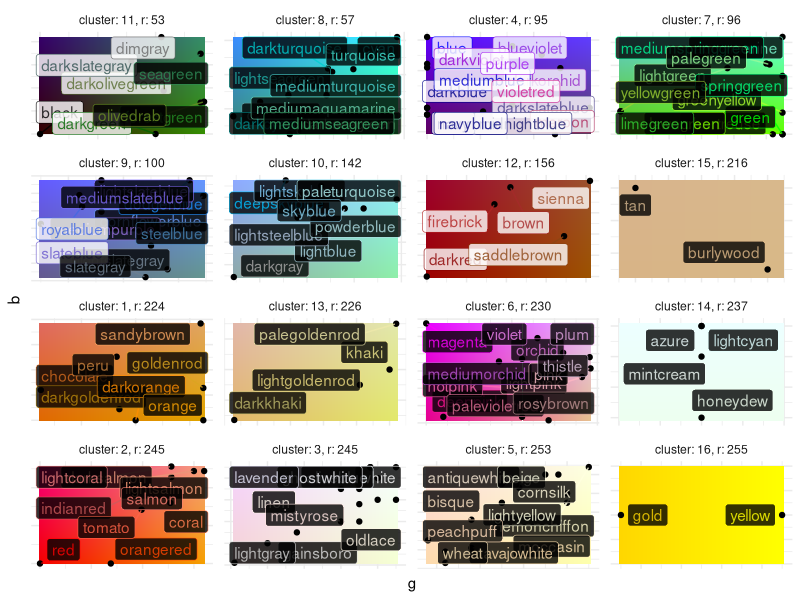

Reproduce this figure in R.
library(tidyverse)

N <- 16

METHOD <- "cie2000"

set.seed(20200109)

all <-
  tibble(color = colors(), rgb = farver::decode_colour(color), hex = farver::encode_colour(rgb)) %>%
  mutate(r = rgb[, 1], g = rgb[, 2], b = rgb[, 3]) %>%
  separate(color, into = c("name", "variant"), sep = "(?=[0-9]+)", remove = FALSE, extra = "merge", fill = "right") %>%
  filter(!grepl("grey", name)) %>%
  mutate(variant = coalesce(variant, "")) %>%
  group_by(name) %>%
  mutate(singleton = (n() == 1)) %>%
  ungroup() %>%
  filter(name != "gray", singleton | variant == "")

# Needs https://github.com/thomasp85/farver/pulls/21 for Euclidean:
dist <- farver::compare_colour(farver::decode_colour(all$hex), farver::decode_colour(all$hex), from_space = "rgb", method = METHOD)

agnes <- cluster::agnes(dist, diss = TRUE)
dend <- as.dendrogram(agnes)

while (length(dend) < N) {
  lengths <- map_int(dend, ~ length(unlist(.)))
  dend <- dend[order(-lengths)]
  dend <- c(dend[[1]], dend[-1])
}

cluster <-
  map(dend, unlist) %>%
  enframe("cluster") %>%
  unnest(value) %>%
  arrange(value) %>%
  pull(cluster)

all_clustered <-
  all %>%
  mutate(cluster = !!cluster) %>%
  group_by(cluster) %>%
  mutate(mean_r = mean(r), sd_r = sd(r)) %>%
  ungroup() %>%
  arrange(mean_r) %>%
  mutate(facet = forcats::fct_inorder(paste0("cluster: ", cluster, ", r: ", round(mean_r)))) %>%
  mutate(
    is_light = as.vector(diff(t(
      farver::compare_colour(farver::decode_colour(hex), farver::decode_colour(c("black", "white")), from_space = "rgb", method = METHOD)
    ))) < 0
  ) %>%
  mutate(hex_bg = c("black", "white")[if_else(is_light, 1, 2)])

all_clustered %>%
  group_by(facet) %>%
  summarize_at(vars(r, g, b), ~ diff(range(.))) %>%
  pivot_longer(-facet) %>%
  arrange(value) %>%
  filter(!duplicated(facet)) %>%
  count(name)


all_grid <-
  all_clustered %>%
  group_by(facet) %>%
  summarize_at(vars(r, g, b), list(min = min, max = max, mean = ~ round(mean(.)), extent = ~ diff(range(.)), grid = ~ list(seq.int(min(.), max(.))))) %>%
  mutate(grid = map2(g_grid, b_grid, ~ expand_grid(g = .x, b = .y))) %>%
  select(facet, r = r_mean, grid) %>%
  unnest(grid) %>%
  mutate(hex = rgb(r, g, b, maxColorValue = 255))

#+ r plot, fig.width = 16, fig.height = 9, fig.retina = TRUE
ggplot(mapping = aes(x = g, y = b)) +
  geom_tile(aes(fill = hex), data = all_grid) +
  geom_point(data = all_clustered) +
  ggrepel::geom_label_repel(aes(label = color, color = hex, fill = hex_bg), data = all_clustered, alpha = 0.8) +
  #geom_label(aes(label = color, color = hex, fill = hex_bg), data = all_clustered, alpha = 0.8) +
  scale_fill_identity() +
  facet_wrap(vars(facet), scale = "free") +
  scale_color_identity() +
  theme_minimal() +
  theme(axis.text = element_blank())
